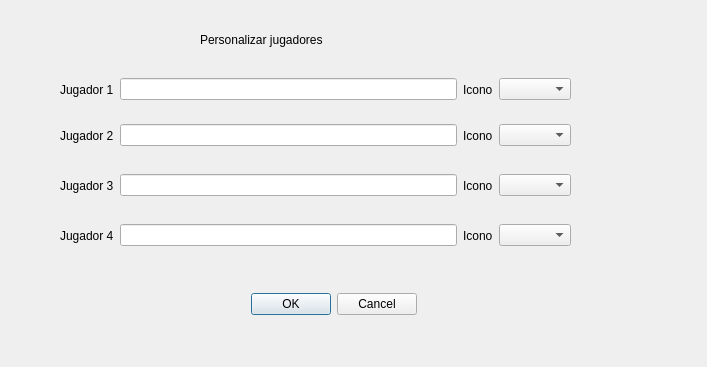
<?xml version="1.0" encoding="UTF-8"?>
<ui version="4.0">
 <class>SelecJugadores</class>
 <widget class="QDialog" name="SelecJugadores">
  <property name="geometry">
   <rect>
    <x>0</x>
    <y>0</y>
    <width>707</width>
    <height>367</height>
   </rect>
  </property>
  <property name="windowTitle">
   <string>Dialog</string>
  </property>
  <widget class="QWidget" name="layoutWidget">
   <property name="geometry">
    <rect>
     <x>60</x>
     <y>220</y>
     <width>511</width>
     <height>31</height>
    </rect>
   </property>
   <layout class="QHBoxLayout" name="horizontalLayout_4">
    <item>
     <widget class="QLabel" name="label_4">
      <property name="text">
       <string>Jugador 4</string>
      </property>
     </widget>
    </item>
    <item>
     <widget class="QLineEdit" name="lineEdit_4"/>
    </item>
    <item>
     <widget class="QLabel" name="label_9">
      <property name="text">
       <string>Icono</string>
      </property>
     </widget>
    </item>
    <item>
     <widget class="QComboBox" name="comboBox_4"/>
    </item>
   </layout>
  </widget>
  <widget class="QWidget" name="layoutWidget_2">
   <property name="geometry">
    <rect>
     <x>60</x>
     <y>120</y>
     <width>511</width>
     <height>31</height>
    </rect>
   </property>
   <layout class="QHBoxLayout" name="horizontalLayout_2">
    <item>
     <widget class="QLabel" name="label_2">
      <property name="text">
       <string>Jugador 2</string>
      </property>
     </widget>
    </item>
    <item>
     <widget class="QLineEdit" name="lineEdit_2"/>
    </item>
    <item>
     <widget class="QLabel" name="label_7">
      <property name="text">
       <string>Icono</string>
      </property>
     </widget>
    </item>
    <item>
     <widget class="QComboBox" name="comboBox_2"/>
    </item>
   </layout>
  </widget>
  <widget class="QWidget" name="layoutWidget_3">
   <property name="geometry">
    <rect>
     <x>60</x>
     <y>69</y>
     <width>511</width>
     <height>41</height>
    </rect>
   </property>
   <layout class="QHBoxLayout" name="horizontalLayout">
    <item>
     <widget class="QLabel" name="label">
      <property name="text">
       <string>Jugador 1</string>
      </property>
     </widget>
    </item>
    <item>
     <widget class="QLineEdit" name="lineEdit"/>
    </item>
    <item>
     <widget class="QLabel" name="label_6">
      <property name="text">
       <string>Icono</string>
      </property>
     </widget>
    </item>
    <item>
     <widget class="QComboBox" name="comboBox"/>
    </item>
   </layout>
  </widget>
  <widget class="QWidget" name="layoutWidget_4">
   <property name="geometry">
    <rect>
     <x>60</x>
     <y>170</y>
     <width>511</width>
     <height>31</height>
    </rect>
   </property>
   <layout class="QHBoxLayout" name="horizontalLayout_3">
    <item>
     <widget class="QLabel" name="label_3">
      <property name="text">
       <string>Jugador 3</string>
      </property>
     </widget>
    </item>
    <item>
     <widget class="QLineEdit" name="lineEdit_3"/>
    </item>
    <item>
     <widget class="QLabel" name="label_8">
      <property name="text">
       <string>Icono</string>
      </property>
     </widget>
    </item>
    <item>
     <widget class="QComboBox" name="comboBox_3"/>
    </item>
   </layout>
  </widget>
  <widget class="QDialogButtonBox" name="btnBox">
   <property name="geometry">
    <rect>
     <x>250</x>
     <y>290</y>
     <width>167</width>
     <height>29</height>
    </rect>
   </property>
   <property name="standardButtons">
    <set>QDialogButtonBox::Cancel|QDialogButtonBox::Ok</set>
   </property>
  </widget>
  <widget class="QLabel" name="label_5">
   <property name="geometry">
    <rect>
     <x>200</x>
     <y>30</y>
     <width>211</width>
     <height>20</height>
    </rect>
   </property>
   <property name="text">
    <string>Personalizar jugadores</string>
   </property>
  </widget>
 </widget>
 <resources/>
 <connections/>
</ui>
